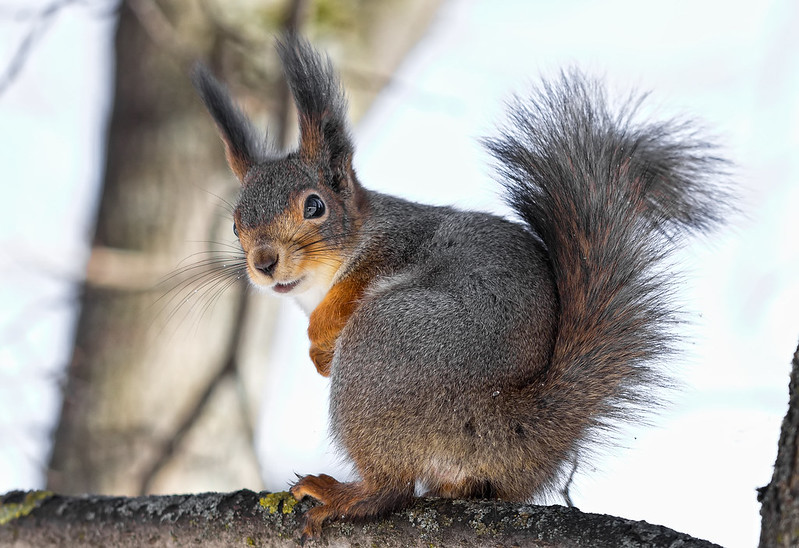
#> input picture resources/fox_squirrel_original.jpg, 799 x 548 px, found by its file name
$ python sift2.py
#> lines starting #> are read from the running program, lines starting #| are printed output that depends on the picture
### utils.py
import cv2
import numpy as np
from PIL import Image


def round_half_up(x):
    return int(x + 0.5) if x > 0 else int(x - 0.5)


def show_image(x):
    Image.fromarray(cv2.cvtColor(x, cv2.COLOR_BGR2RGB)).show()


def to_grayscale(img):
    gray_img = cv2.cvtColor(src=img, code=cv2.COLOR_RGB2GRAY)
    return gray_img

### blurring.py
import numpy as np

from convolution_numpy import convolve


def get_gaussian_kernel(kernel_size, std):
    assert kernel_size % 2 == 1
    vals = np.arange(
        -kernel_size//2 + 1, kernel_size//2 + 1, dtype=np.float64,
    )
    xs, ys = np.meshgrid(vals, vals)
    kernel = np.exp(-(xs**2 + ys**2) / (2*std**2))
    kernel /= np.sum(kernel)
    return kernel


def gaussian_blur(img, kernel_size, std):
    kernel = get_gaussian_kernel(kernel_size=kernel_size, std=std)
    out = convolve(
        img,
        kernel=kernel,
        padding=(kernel.shape[0]//2, kernel.shape[1]//2),
        padding_mode="reflect",
    )
    return np.clip(out, 0, 255).astype(np.uint8)


# [11 lines that do not run on import are left out]

### convolution_numpy.py
import numpy as np

from padding import reflect_pad, replicate_pad


def get_output_shape(x, kernel, stride, padding):
    h, w, *_ = x.shape
    out_h = int(
        (h + 2*padding[0] - (kernel.shape[0] - 1) - 1) / stride[0] + 1
    )
    out_w = int(
        (w + 2*padding[1] - (kernel.shape[1] - 1) - 1) / stride[1] + 1
    )
    return out_h, out_w, *_


def convolve(x, kernel, stride=1, padding=0, padding_mode="replicate"):
    if isinstance(stride, int):
        stride = (stride, stride)
    if isinstance(padding, int):
        padding = (padding, padding)

    out_shape = get_output_shape(
        x, kernel=kernel, stride=stride, padding=padding,
    )
    if x.ndim == 3:
        kernel = kernel[..., None].repeat(repeats=out_shape[2], axis=2)
    out = np.zeros(out_shape, dtype=np.float32)
    if padding_mode == "replicate":
        padded_x = replicate_pad(x, padding=padding)
    elif padding_mode == "reflect":
        padded_x = reflect_pad(x, padding=padding)
    for i in range(out_shape[0]):
        for j in range(out_shape[1]):
            x_region = padded_x[
                i*stride[0]: i*stride[0] + kernel.shape[0],
                j*stride[1]: j*stride[1] + kernel.shape[1],
                ...,
            ]
            conv_out = np.sum(x_region*kernel, axis=(0, 1))
            out[i, j, ...] = conv_out
    return out

### padding.py
# reflect_pad
# symmetric_pad

import numpy as np


# [14 lines left out: function constant_pad, not called in this run]


def reflect_pad(x, padding):
    if isinstance(padding, int):
        padding = (padding, padding)

    h, w, *_ = x.shape
    padded_x = np.zeros((h + 2*padding[0], w + 2*padding[1], *_), dtype=x.dtype)
    padded_x[padding[0]: padding[0] + h, padding[1]: padding[1] + w] = x
    padded_x[
        : padding[0], : padding[1], ...,
    ] = x[:: -1, :: -1, ...][-padding[0]:, -padding[1]:, ...]
    padded_x[
        : padding[0], -padding[1]:, ...,
    ] = x[:: -1, :: -1, ...][-padding[0]:, : padding[1], ...]
    padded_x[
        -padding[0]:, : padding[1], ...,
    ] = x[:: -1, :: -1, ...][: padding[0], -padding[1]:, ...]
    padded_x[
        -padding[0]:, -padding[1]:, ...,
    ] = x[:: -1, :: -1, ...][: padding[0], : padding[1], ...]
    padded_x[
        : padding[0], padding[0]: -padding[1], ...,
    ] = x[:: -1, ...][-padding[0]:, ...]
    padded_x[
        -padding[0]:, padding[0]: -padding[1], ...,
    ] = x[:: -1, ...][: padding[0], ...]
    padded_x[
        padding[0]: -padding[1], : padding[0], ...,
    ] = x[:, :: -1, ...][:, -padding[0]:, ...]
    padded_x[
        padding[0]: -padding[1], -padding[0]:, ...,
    ] = x[:, :: -1, ...][:, : padding[0], ...]
    return padded_x


# [22 lines left out: function replicate_pad, not called in this run]


# [15 lines that do not run on import are left out]

### interpolation.py
import numpy as np
import math

from utils import round_half_up


def interpolate(img, size, method):
    """
    Args:
        `method` (str): The interpolation method to use when resizing the
        image.
            `"nn"`: Nearest-neighbor interpolation, where the value of the
                nearest pixel is used directly. This method results in a
                blocky, pixelated appearance.
            `"cv2_inter_nearest"`: Nearest-neighbor interpolation using the
                top-left corner of each pixel. This behaves the same as
                OpenCV's `cv2.INTER_NEAREST`, where the interpolation takes
                the value of the closest top-left pixel.
            `"bilinear"`: Bilinear interpolation, which calculates the pixel
                value using a weighted average of the four nearest pixels.
                This method provides a smoother result, especially for
                upscaled images.
    Examples:
        If `img` is:
            0 1 2
            3 4 5
        and `size=(3, 4)`, the output will vary based on the interpolation method:
        1. When `method="nn"`, the nearest-neighbor interpolation will produce:
            0 1 2 2
            3 4 5 5
            3 4 5 5
        2. When `method="cv2_inter_nearest"`, using OpenCV's nearest interpolation:
            0 0 1 2
            0 0 1 2
            3 3 4 5
        3. When `method="bilinear"`, the bilinear interpolation output will be:
            0 0 1 2
            2 2 3 4
            3 3 4 5
    """
    new_h, new_w = size
    ori_h, ori_w, *_ = img.shape
    new_img = np.zeros((new_h, new_w, *_), dtype=np.uint8)
    h_ratio = ori_h/new_h
    w_ratio = ori_w/new_w
    for new_row in range(new_h):
        for new_col in range(new_w):
            row = h_ratio*new_row
            col = w_ratio*new_col
            if method == "nn":
                nearest_row = round_half_up(row)
                nearest_col = round_half_up(col)
                val = img[nearest_row, nearest_col, ...]
            elif method == "cv2_inter_nearest":
                nearest_row = int(row)
                nearest_col = int(col)
                val = img[nearest_row, nearest_col, ...]
            elif method == "bilinear":
                row1 = math.floor(row)
                row2 = min(row1 + 1, ori_h - 1)
                col1 = math.floor(col)
                col2 = min(col1 + 1, ori_w - 1)
                p1 = img[row1, col1]
                p2 = img[row1, col2]
                p3 = img[row2, col1]
                p4 = img[row2, col2]

                if row1 == row2:
                    if col1 == col2:
                        val = p1
                    else:
                        val = p1*(col2 - col) + p2*(col - col1)
                elif col1 == col2:
                    val = p1*(row2 - row) + p3*(row - row1)
                else:
                    row1_p = p1*(col2 - col) + p2*(col - col1)
                    row2_p = p3*(col2 - col) + p4*(col - col1)
                    val = row1_p*(row2 - row) + row2_p*(row - row1)
            new_img[
                new_row, new_col, ...,
            ] = np.clip(val, 0, 255)
    return new_img.astype(np.uint8)


# [28 lines that do not run on import are left out]

### sift2.py
# References:
    # https://en.wikipedia.org/wiki/Difference_of_Gaussians
    # https://velog.io/@kowoonho/SIFT-%EC%95%8C%EA%B3%A0%EB%A6%AC%EC%A6%98

import numpy as np

from blurring import gaussian_blur
from interpolation import interpolate


def get_gaussian_pyram(x, num_octs, num_intervals, kernel_size, init_std):
    k = 2 ** (1 / num_intervals) # Factor for sigma increase between intervals.
    pyram = []
    for oct in range(num_octs):
        oct_imgs = []
        # +3 for extra images to subtract in DoG.
        for interval in range(num_intervals + 3):
            if interval == 0:
                if oct == 0:
                    oct_img = x
                else:
                    prev_oct_img = pyram[-1][0]
                    oct_img = interpolate(
                        prev_oct_img,
                        size=(
                            prev_oct_img.shape[0]//2,
                            prev_oct_img.shape[1]//2,
                        ),
                        method="bilinear",
                    )
            else:
                # The blurred images are obtained by convolving the original
                # images with Gaussian kernels having standard deviations.
                oct_std = init_std * (k ** interval)
                oct_img = gaussian_blur(
                    oct_imgs[-1], kernel_size=kernel_size, std=oct_std,
                )
            oct_imgs.append(oct_img)
        pyram.append(oct_imgs)
    return pyram


def get_dog_pyram(gaussian_pyram):
    dogs = []
    for oct in gaussian_pyram:
        dog_imgs = []
        for idx in range(len(oct) - 1):
            # The subtraction of one Gaussian blurred version of an original
            # image from another, less blurred version of the original.
            dog_imgs.append(oct[idx + 1] - oct[idx])
        dogs.append(dog_imgs)
    return dogs


def get_keypoints(dog_pyram):
    keypoints = []
    for oct in dog_pyram:
        stacked_dog = np.stack(oct)
        for idx in range(1, len(oct) - 1):
            temp = stacked_dog[idx - 1: idx + 2]

            for row in range(1, temp.shape[1] - 1):
                for col in range(1, temp.shape[2] - 1):
                    patch = temp[:, row - 1: row + 2, col - 1: col + 2]
                    center = patch[1, 1, 1]

                    patch1 = patch.copy()
                    patch1[1, 1, 1] += 1
                    patch2 = patch.copy()
                    patch2[1, 1, 1] -= 1
                    # print(np.array_equal(patch, patch1), np.array_equal(patch, patch2))
                    if np.all(center > patch1) or np.all(center < patch2):
                        keypoints.append((idx, row, col))
    # print(len(keypoints))
    return keypoints


if __name__ == "__main__":
    from utils import show_image

    img_path = "/Users/jongbeomkim/Desktop/workspace/image-processing-algorithms/resources/fox_squirrel_original.jpg"
    import cv2
    img = cv2.imread(img_path, cv2.IMREAD_GRAYSCALE)
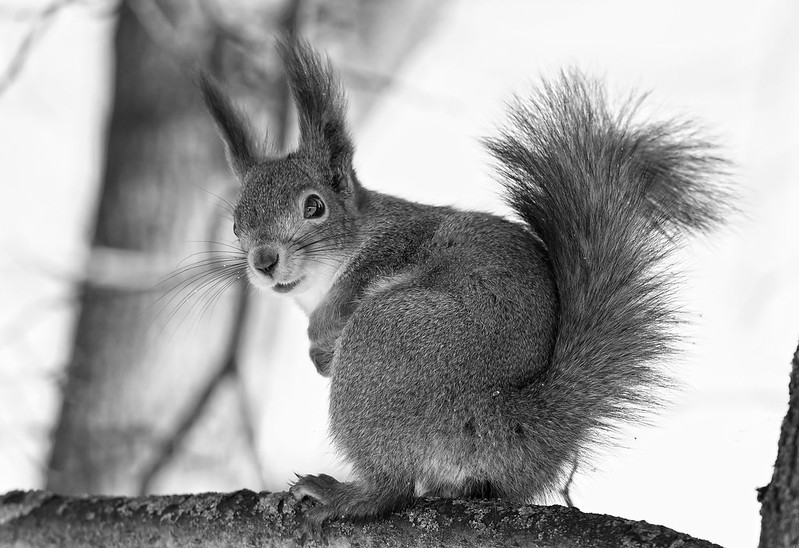
#> img: shape (548, 799); min 0, max 255, mean 160.9
    img = img[100: 400, 100: 400, ...]
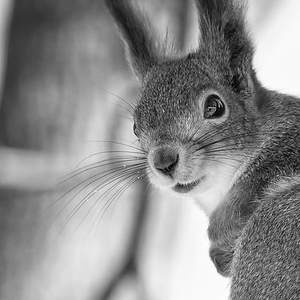
#> img: shape (300, 300); min 0, max 255, mean 140.7

    num_octs = 4
    num_intervals = 3
    init_std = 1.6
    kernel_size = 5
    gaussian_pyram = get_gaussian_pyram(
        img,
        num_octs=num_octs,
        num_intervals=num_intervals,
        kernel_size=kernel_size,
        init_std=init_std,
    )
#> after the loop in get_gaussian_pyram, `for oct in range(num_octs):`:
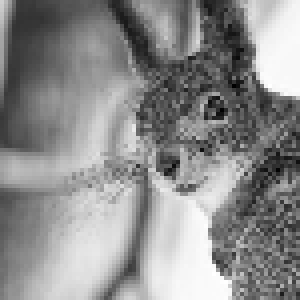
#> prev_oct_img: shape (75, 75) (shown 4 times larger); min 0, max 255, mean 140.5
#> after the loop in get_gaussian_pyram, `for oct in range(num_octs):`: pyram = 4 items
#> gaussian_pyram = 4 items
    dog_pyram = get_dog_pyram(gaussian_pyram)
#> the loop in get_dog_pyram, `for oct in gaussian_pyram:` made 4 passes
#> dog_pyram = 4 items
    keypoints = get_keypoints(dog_pyram)
#> the loop in get_keypoints, `for oct in dog_pyram:` made 4 passes
#> after the loop in get_keypoints, `for oct in dog_pyram:`: keypoints = 376 items, first 6: (1, 2, 207), (1, 4, 205), (1, 9, 221), (1, 17, 199), (1, 26, 219), (1, 32, 210)
    show_image(dog_pyram[1][1])
#> in show_image, `Image.fromarray(cv2.cvtColor(x, cv2.COLOR_BGR2RGB)).show()`:
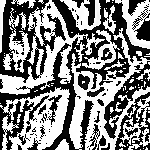
#> shown: PIL image 150x150 RGB; min 0, max 255, mean 132.5
    show_image(dog_pyram[0][1])
#> in show_image (call 2), `Image.fromarray(cv2.cvtColor(x, cv2.COLOR_BGR2RGB)).show()`:
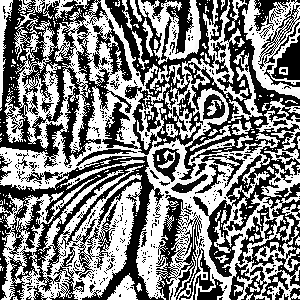
#> shown: PIL image 300x300 RGB; min 0, max 255, mean 128.9

$ run again, with resources/golden_retriever_original.jpg copied over resources/fox_squirrel_original.jpg
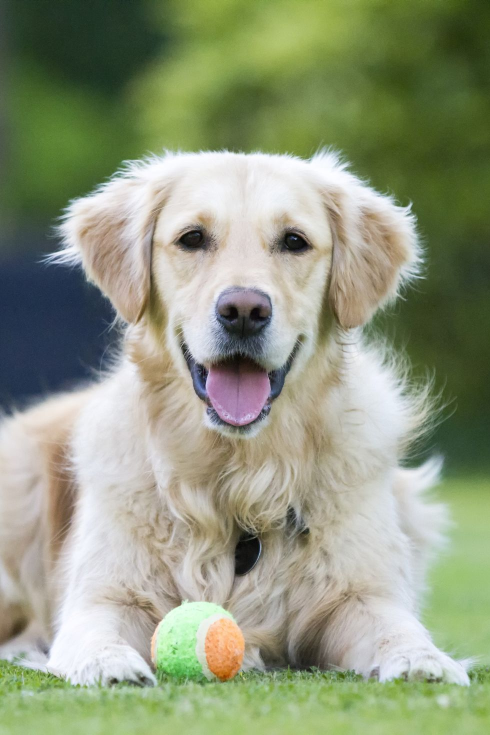
#> input picture resources/golden_retriever_original.jpg, 980 x 1470 px, found by its file name (shown at 1/2 size)
#> `img = img[100: 400, 100: 400, ...]`:
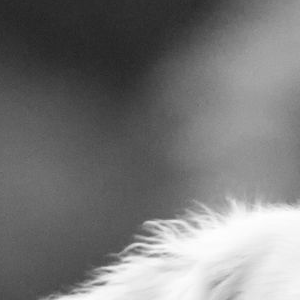
#> img: shape (300, 300); min 31, max 254, mean 120.3
#> after the loop in get_gaussian_pyram, `for oct in range(num_octs):`: pyram = 4 items
#> the loop in get_dog_pyram, `for oct in gaussian_pyram:` made 4 passes
#> the loop in get_keypoints, `for oct in dog_pyram:` made 4 passes
#> after the loop in get_keypoints, `for oct in dog_pyram:`: keypoints = 54 items, first 6: (1, 215, 192), (1, 219, 180), (1, 223, 178), (1, 224, 181), (1, 225, 183), (1, 227, 159)
#> in show_image (call 2), `Image.fromarray(cv2.cvtColor(x, cv2.COLOR_BGR2RGB)).show()`:
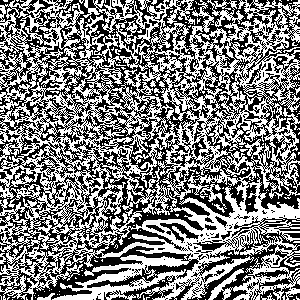
#> shown: PIL image 300x300 RGB; min 0, max 255, mean 126.9
#> x: shape (300, 300)
